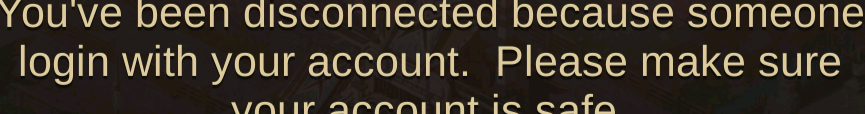
#> input picture templates/disconnect_popup.png, 865 x 114 px; its folder holds 4 pictures in this run
$ python screen_fsm.py
#> lines starting #> are read from the running program, lines starting #| are printed output that depends on the picture
### screen_id.py
"""screen_id — Holo-based fallback screen classification for Evony (kb/31).

Asks Holo to describe an untemplated screen, then maps description keywords to
a known label. Complements screen_fsm's fast template matching.
"""


# Screen catalog, ordered from specific dialogs to broad views
SCREENS = [
    ("disconnect", ("disconnect", "logged in", "quit", "restart")),
    ("exit_dialog", ("exit game", "exit dialog", "confirm exit", "cancel")),
    ("speedup_modal", ("speed up", "finish all", "speedup", "use speedups")),
    ("radial_dial", ("radial", "circular menu", "action wheel", "speed up ring")),
    ("training_barracks", ("train", "troop", "barracks", "training queue")),
    ("search_panel", ("search panel", "search coordinates", "level range", "search button")),
    ("rally_list", ("rally list", "war rally", "join rally", "rally timer")),
    ("watchtower", ("watchtower", "incoming attack", "enemy march", "march details")),
    ("academy_research", ("academy research", "research tree", "technology", "research button")),
    ("shield_truce", ("truce agreement", "peace shield", "shield duration", "buy and use")),
    ("keep_menu", ("keep menu", "upgrade keep", "keep level", "city buff")),
    ("world_map", ("world map", "map", "tiles", "zoomed out")),
    ("resources", ("resource", "food", "wood", "stone", "ore")),
    ("alliance", ("alliance", "members", "alliance science", "alliance help")),
    ("monster", ("monster", "boss", "stamina", "attack monster")),
    ("mail", ("mail", "inbox", "system message", "battle report")),
    ("city", ("city view", "city", "buildings", "inside the walls")),
]

QUESTION = "In one sentence, what game screen or dialog is shown and what are its main buttons?"


# Public API
def classify(img, describe_fn=None, min_hits=1):
    if describe_fn is None:
        from holo_vision import describe as describe_fn

    # The Holo backend needs a path/PIL image; a raw cv2/numpy frame is written to
    # a temp PNG first (injected describe_fns for tests just get the value as-is).
    describe_arg, _tmp = img, None
    try:
        import numpy as _np
        if isinstance(img, _np.ndarray):
            import cv2 as _cv2
            import tempfile as _tf
            _tmp = _tf.NamedTemporaryFile(suffix=".png", delete=False).name
            _cv2.imwrite(_tmp, img)
            describe_arg = _tmp
    except Exception:
        describe_arg = img
    try:
        description = describe_fn(describe_arg, QUESTION)
    finally:
        if _tmp:
            import os as _os
            try:
                _os.unlink(_tmp)
            except OSError:
                pass
    lowered = description.lower()
    best_label = "unknown"
    best_score = 0
    for label, keywords in SCREENS:
        score = sum(keyword in lowered for keyword in keywords)
        if score > best_score:
            best_label, best_score = label, score
    if best_score < min_hits:
        return "unknown", description, 0
    return best_label, description, best_score


def is_screen(img, label, describe_fn=None):
    return classify(img, describe_fn)[0] == label


# Deterministic self-test
# [24 lines that do not run on import are left out]

### screen_fsm.py
import os
import time

import cv2

HERE = os.path.dirname(os.path.abspath(__file__))
TDIR = os.path.join(HERE, "templates")

# Action coordinates (1080x1920 BlueStacks), shared with train_to_1b.
CAP_CONFIRM = (714, 1134)
CANCEL_TAP = (360, 1134)
CLOSE_X = (1010, 594)
VIEW_FALLBACK = (355, 690)

# Screen anchors, checked in this order (most-critical / most-specific first).
# The first anchor whose best match >= its threshold names the screen. The city
# anchor (barracks_bldg) is camera-zoom sensitive, so it gets a lower threshold;
# it's checked last, after every distinct screen, so the loose match is safe.
ANCHOR_ORDER = [
    ("disconnect", "disconnect_popup", 0.85),
    ("speedup_modal", "modal_speedup_title", 0.85),
    ("cap_popup", "cap_popup", 0.85),
    ("exit_dialog", "exit_dialog", 0.85),
    ("resources", "food_1m_label", 0.85),
    ("training_idle", "train_btn_idle", 0.85),
    ("training_busy", "speedup_btn", 0.85),
    ("barracks_radial", "radial_speedup", 0.80),
    ("barracks_radial", "radial_train", 0.80),
    ("city", "barracks_bldg", 0.60),
]

# Screens the training loop can act on directly (no further nav needed).
READY = {"training_idle", "training_busy", "cap_popup"}
FINISH_ALL = (280, 1840)  # "Finish All" in the Training Speedup modal (verified)


class DisconnectError(Exception):
    """The 'someone login with your account' screen — never auto-tapped."""


def _match(img, name):
    t = cv2.imread(os.path.join(TDIR, name + ".png"))
    if t is None or img is None:
        return 0.0, (0, 0)
    if img.shape[0] < t.shape[0] or img.shape[1] < t.shape[1]:
        return 0.0, (0, 0)
    r = cv2.matchTemplate(img, t, cv2.TM_CCOEFF_NORMED)
    _, s, _, loc = cv2.minMaxLoc(r)
    th, tw = t.shape[:2]
    return float(s), (loc[0] + tw // 2, loc[1] + th // 2)


def is_disconnect(img, min_score=0.85):
    """Cheap single-template check for the account-disconnect popup (hot path)."""
    return img is not None and _match(img, "disconnect_popup")[0] >= min_score


# Map screen_id (Holo) labels onto the FSM's vocabulary. Screens the FSM doesn't
# model (world_map, alliance, watchtower, ...) pass through under their own name.
_HOLO_TO_FSM = {
    "disconnect": "disconnect", "speedup_modal": "speedup_modal",
    "resources": "resources", "exit_dialog": "exit_dialog",
    "city": "city", "radial_dial": "barracks_radial",
    "training_barracks": "training_idle",
}


def identify(img, holo_fallback=False, describe_fn=None):
    """Template-first screen ID. If nothing matches and holo_fallback is on, ask
    Holo (screen_id.classify) — lets the FSM name un-templated screens (kb/31)
    without a template for each. Default off, so the hot path stays template-only."""
    if img is None:
        return "unknown"
    for name, tpl, thr in ANCHOR_ORDER:
        if _match(img, tpl)[0] >= thr:
            return name
    if holo_fallback:
        try:
            import screen_id
            label, _desc, score = screen_id.classify(img, describe_fn=describe_fn)
            if score > 0:
                return _HOLO_TO_FSM.get(label, label)
        except Exception:
            pass
    return "unknown"


def ensure_training(screencap, tap, back, tries=14, min_score=0.85):
    """Drive the game to a state the training loop can act on.

    Returns (screen, img) once on a READY screen. Raises DisconnectError the
    moment the disconnect popup is seen (caller decides — we never tap it).
    Returns ("unknown", img) if it can't get there within `tries`.
    """
    for _ in range(tries):
        img = screencap()
        s = identify(img)
        if s == "disconnect":
            raise DisconnectError()
        if s in READY:
            return s, img
        if s == "speedup_modal":
            # GEM-SAFE: never auto-tap "Finish All" (it spends gems on oversized/stacked
            # batches). Close the modal and reach the training screen, where the normal
            # loop clears a normal batch with speedup ITEMS.
            tap(*CLOSE_X, d=0.5)
        elif s == "exit_dialog":
            tap(*CANCEL_TAP, d=0.7)
        elif s == "resources":
            tap(*CLOSE_X, d=0.5)
            back(0.8)
        elif s == "barracks_radial":
            # Go to the training screen (View/Train). Never auto-open Speed Up -> Finish
            # All from recovery (gem risk); the training loop handles a busy barracks.
            _, c = _match(img, "radial_train")
            tap(*c, d=1.4) if c != (0, 0) else tap(*VIEW_FALLBACK, d=1.4)
        elif s == "city":
            sc, c = _match(img, "barracks_bldg")
            tap(*c, d=1.4)          # open the barracks radial
        else:  # unknown / loading
            back(1.0)
    return "unknown", screencap()


def try_ensure_training(screencap, tap, back, tries=14, min_score=0.85):
    """Non-raising ensure_training for in-loop recovery: returns the screen
    string, or 'disconnect' instead of raising (caller's next cycle handles it)."""
    try:
        return ensure_training(screencap, tap, back, tries, min_score)[0]
    except DisconnectError:
        return "disconnect"


if __name__ == "__main__":
    import numpy as np

    ok = True

    # Build a real frame by pasting an in-repo template into a blank canvas — the
    # self-test is self-contained (no external screenshots needed).
    def canvas_with(name, x=120, y=160):
#> called with name = 'disconnect_popup', x = 120, y = 160
        c = np.zeros((1920, 1080, 3), np.uint8)
        t = cv2.imread(os.path.join(TDIR, name + ".png"))
#> t is the input picture: shape (114, 865, 3); mean B, G, R 42.2, 53.2, 61.2
        if t is not None:
            th, tw = t.shape[:2]
#> th = 114; tw = 865
            c[y:y + th, x:x + tw] = t
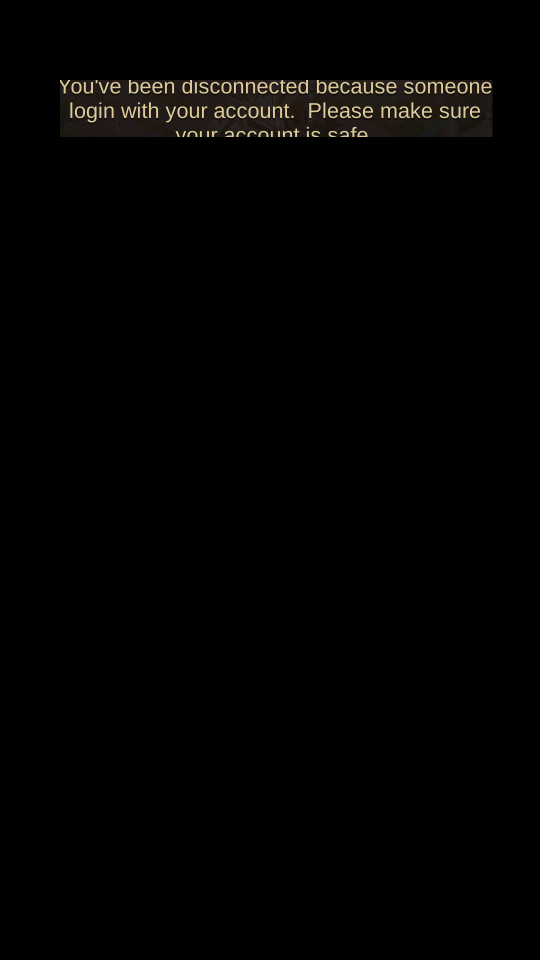
#> c: shape (1920, 1080, 3) (shown at 1/2 size); mean B, G, R 2, 2.5, 2.9
        return c

    # 1) identify() finds the right screen from its template (real matchTemplate path)
    for tpl, expect in [("disconnect_popup", "disconnect"),
                        ("train_btn_idle", "training_idle"),
                        ("modal_speedup_title", "speedup_modal")]:
        got = identify(canvas_with(tpl))
#> in _match, `r = cv2.matchTemplate(img, t, cv2.TM_CCOEFF_NORMED)`:
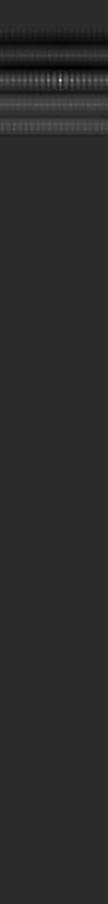
#> r: shape (1807, 216) float32 (shown at 1/2 size); min -0.207, max 1, mean 0.0015; drawn with min black and max white
#> in _match, `_, s, _, loc = cv2.minMaxLoc(r)`: s = 1; loc = (120, 160)
#> got = 'disconnect'
        mark = "ok" if got == expect else "FAIL"
#> mark = 'ok'
        ok &= got == expect
#> ok = True
        print(f"  identify(canvas[{tpl}]) = {got}  (expect {expect}) [{mark}]")
#|   identify(canvas[disconnect_popup]) = disconnect  (expect disconnect) [ok]

    # 2) disconnect safety: ensure_training must RAISE, never tap (identify stubbed).
    taps = {"n": 0}
    fake_tap = lambda *a, **k: taps.__setitem__("n", taps["n"] + 1)
    fake_back = lambda *a, **k: None
    _real_identify = identify
    globals()["identify"] = lambda img, **k: "disconnect"
    try:
        ensure_training(lambda: "F", fake_tap, fake_back, tries=3)
        print("  disconnect safety: FAIL (did not raise)")
        ok = False
    except DisconnectError:
        print(f"  disconnect safety: raised DisconnectError, taps={taps['n']} (expect 0) [{'ok' if taps['n']==0 else 'FAIL'}]")
        ok &= taps["n"] == 0

    # 3) already-on-training short-circuits with zero taps (identify stubbed).
    globals()["identify"] = lambda img, **k: "training_idle"
    taps["n"] = 0
    s, _ = ensure_training(lambda: "F", fake_tap, fake_back, tries=3)
    print(f"  ensure_training on idle -> {s}, taps={taps['n']} (expect training_idle, 0) [{'ok' if s=='training_idle' and taps['n']==0 else 'FAIL'}]")
    ok &= s == "training_idle" and taps["n"] == 0
    globals()["identify"] = _real_identify

    # 4) holo_fallback: a blank frame matches no template -> Holo (screen_id) classifies it.
    import numpy as np
    blank = np.zeros((1920, 1080, 3), np.uint8)
    base = identify(blank)                                  # fallback off -> unknown
#> base = 'unknown'
    wm = identify(blank, holo_fallback=True,
                  describe_fn=lambda img, q: "a zoomed-out world map with resource tiles and monsters")
#> the loop in classify, `for label, keywords in SCREENS:` made 17 passes
#> (label, keywords, score, best_label, best_score) on pass 12: ('world_map', ('world map', 'map', 'tiles', 'zoomed out'), 3, 'world_map', 3)
#> (label, keywords, score) on passes 1, 2, 3, 4, 5, 7: ('disconnect', ('disconnect', 'logged in', 'quit', 'restart'), 0), ('exit_dialog', ('exit game', 'exit dialog', 'confirm exit', 'cancel'), 0), ('speedup_modal', ('speed up', 'finish all', 'speedup', 'use speedups'), 0), ('radial_dial', ('radial', 'circular menu', 'action wheel', 'speed up ring'), 0), ('training_barracks', ('train', 'troop', 'barracks', 'training queue'), 0), ('rally_list', ('rally list', 'war rally', 'join rally', 'rally timer'), 0)
#> after the loop in classify, `for label, keywords in SCREENS:`: best_score = 3
#> wm = 'world_map'
    dis = identify(blank, holo_fallback=True,
                   describe_fn=lambda img, q: "you were disconnected because someone logged in; Quit or Restart")
#> the loop in classify (call 2), `for label, keywords in SCREENS:` made 17 passes
#> (label, keywords, score, best_label, best_score) on pass 1: ('disconnect', ('disconnect', 'logged in', 'quit', 'restart'), 4, 'disconnect', 4)
#> dis = 'disconnect'
    fb_ok = base == "unknown" and wm == "world_map" and dis == "disconnect"
#> fb_ok = True
    print(f"  holo_fallback: base={base} world_map={wm} disconnect={dis} [{'ok' if fb_ok else 'FAIL'}]")
#|   holo_fallback: base=unknown world_map=world_map disconnect=disconnect [ok]
    ok &= fb_ok

    print("SELF-TEST:", "PASS" if ok else "FAIL")
#| SELF-TEST: FAIL
#> (the run stopped early here; a loop or call above may not have finished)
